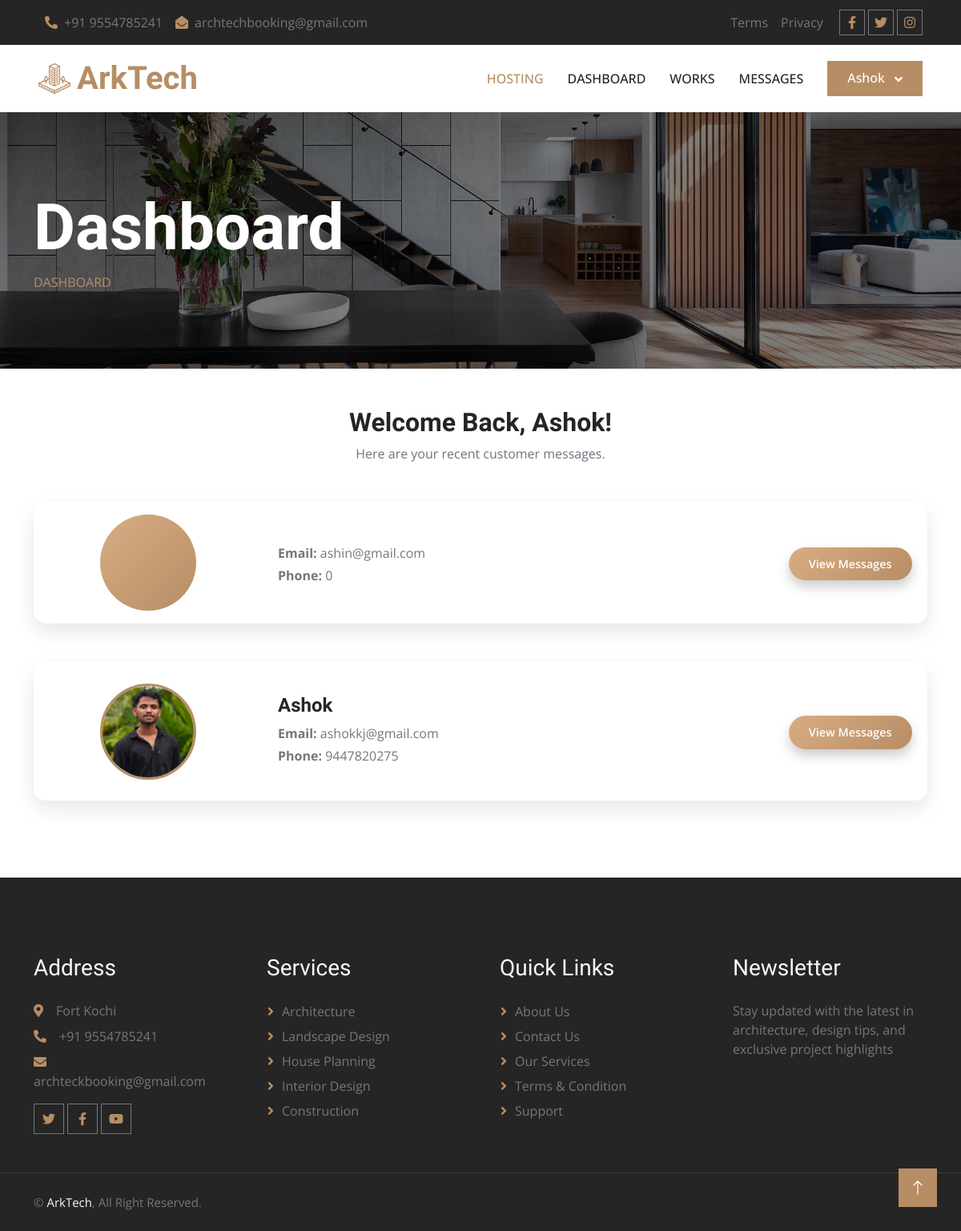
The page /Architect/index.php (signed in) on the database as committed earlier.
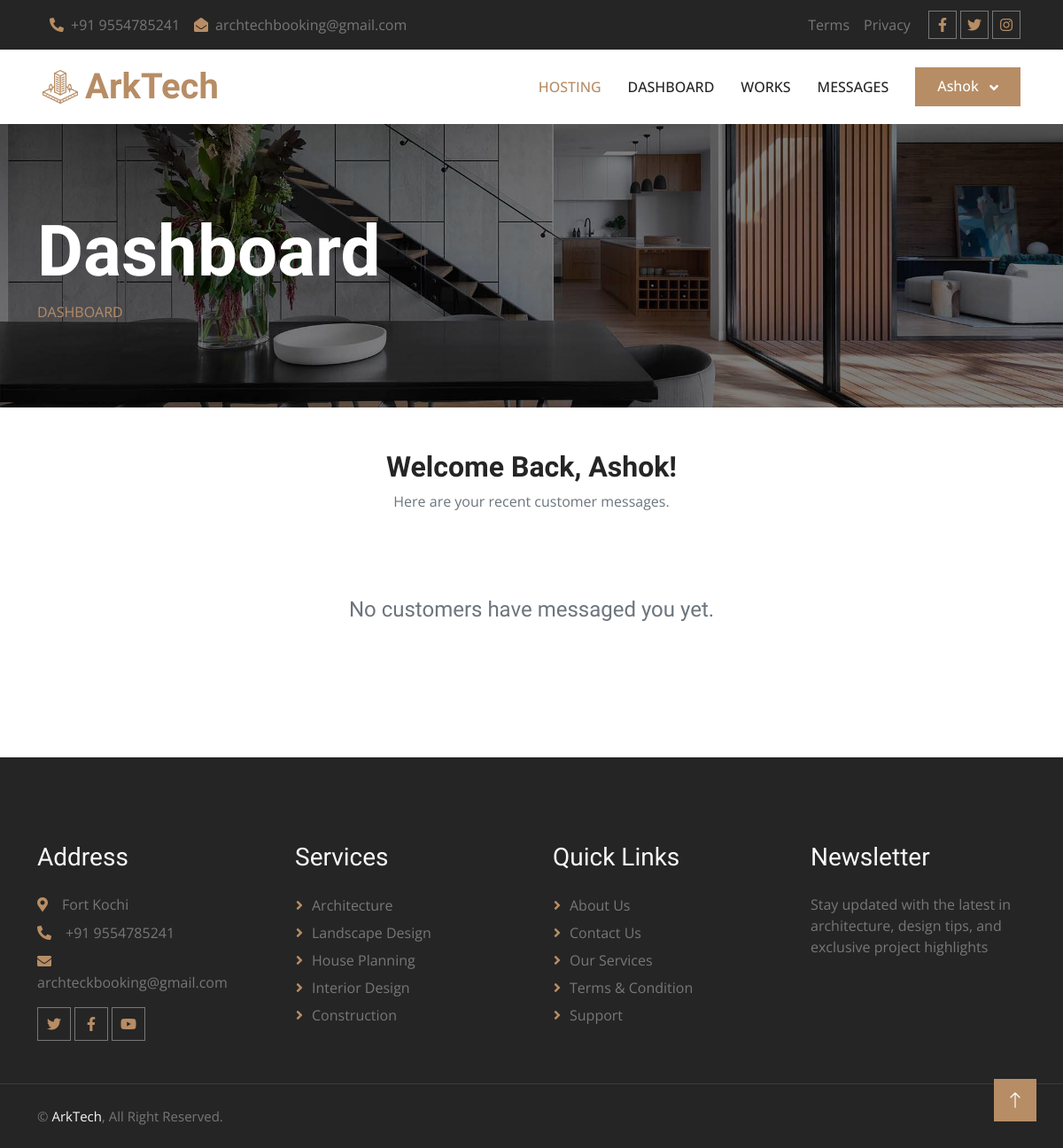
The same page on the database as committed later.
### tables this page shows
CREATE TABLE IF NOT EXISTS `tbl_customer` (
  `customer_id` int NOT NULL AUTO_INCREMENT,
  `cname` varchar(100) NOT NULL,
  `addres` varchar(500) NOT NULL,
  `email` varchar(50) NOT NULL,
  `phone` varchar(15) NOT NULL,
  `username` varchar(50) NOT NULL,
  `passwords` varchar(50) NOT NULL,
  `locations` varchar(50) NOT NULL,
  `cprofile` varchar(1000) NOT NULL,
  PRIMARY KEY (`customer_id`)
);

### dboperation.php (called while the page is built, shortened)
<?php
class dboperation
{
    public $con,$res;
    function __construct()
    {
        $this->con=mysqli_connect("localhost","root","","arktech");
    }
    public function executequery($sql)
    {
        $this->res=mysqli_query($this->con,$sql);
        return $this->res;
    }
}
?>

### Architect/index.php (the view, shortened to what this page needs)
<?php
include("../dboperation.php");
include("header.php");
$arch_id = $_SESSION['architect_id'];
$obj = new dboperation();
$sql_arch = "SELECT arch_name FROM tbl_architects WHERE architect_id = '$arch_id'";
$res_arch = $obj->executequery($sql_arch);
$arch_data = mysqli_fetch_assoc($res_arch);
$arch_name = $arch_data['arch_name'];
$arch_id = $_SESSION['architect_id'];
$obj = new dboperation();
$sql = "SELECT DISTINCT c.customer_id, c.cname, c.email, c.phone, c.cprofile
        FROM tbl_messages m
        INNER JOIN tbl_customer c ON m.user_id = c.customer_id
        WHERE m.architect_id = '$arch_id'
        ORDER BY c.cname ASC";
$res = $obj->executequery($sql);
?>
<div class="main-content">
  <div class="container-fluid page-header py-5 mb-5">
  <div class="container py-5">
    <h1 class="display-1 text-white">Dashboard</h1>
    <nav aria-label="breadcrumb">
      <ol class="breadcrumb text-uppercase mb-0">
        <li class="breadcrumb-item text-primary active" aria-current="page">Dashboard</li>
      </ol>
    </nav>
  </div>
</div>
<div class="container my-5">
  <div class="mb-5 text-center">
    <h2 class="fw-bold">Welcome Back, <?php echo ($arch_name); ?>!</h2>
    <p class="text-muted">Here are your recent customer messages.</p>
  </div>
  <?php if (mysqli_num_rows($res) > 0) { ?>
    <?php while ($row = mysqli_fetch_assoc($res)) { ?>
      <div class="project-card mb-5">
        <div class="row align-items-center">
          <div class="col-md-3 d-flex justify-content-center">
            <?php if (!empty($row['cprofile'])) { ?>
                <img src="../uploads/<?php echo $row['cprofile']; ?>"
                    alt="Customer Picture"
                    style="width:120px;height:120px;object-fit:cover;
                            border-radius:50%;border:3px solid #B78D65;">
            <?php } else { ?>
                <div class="glass text-center d-flex align-items-center justify-content-center"
                    style="width:120px;height:120px;font-size:2rem;font-weight:600;color:#fff;
                            background:linear-gradient(135deg,#d8ad84ff,#B78D65);border-radius:50%;">
                </div>
            <?php } ?>
          </div>
          <div class="col-md-7 p-4">
            <h4 class="fw-bold mb-2"><?php echo $row['cname']; ?></h4>
            <p class="mb-1"><strong>Email:</strong> <?php echo $row['email']; ?></p>
            <p class="mb-1"><strong>Phone:</strong> <?php echo $row['phone']; ?></p>
          </div>
          <div class="col-md-2 text-center">
            <a href='view_message.php?cust_id=<?php echo $row['customer_id']; ?>' class='view-btn mt-2'>
                View Messages
            </a>
          </div>
        </div>
      </div>
    <?php } ?>
  <?php } else { ?>
    <div class="text-center py-5">
      <h4 class="text-muted">No customers have messaged you yet.</h4>
    </div>
  <?php } ?>
</div>
</div>
<?php include("footer.php"); ?>

Rows that differ between the two databases and show on the page:
no longer on this page (row edited): tbl_customer: email "ashin@gmail.com", phone "0"
no longer on this page (row unchanged): tbl_customer: cprofile (picture), cname "Ashok", email "ashokkj@gmail.com", phone "9447820275"
Other text that changed with them:
text now shown: "No customers have messaged you yet."
